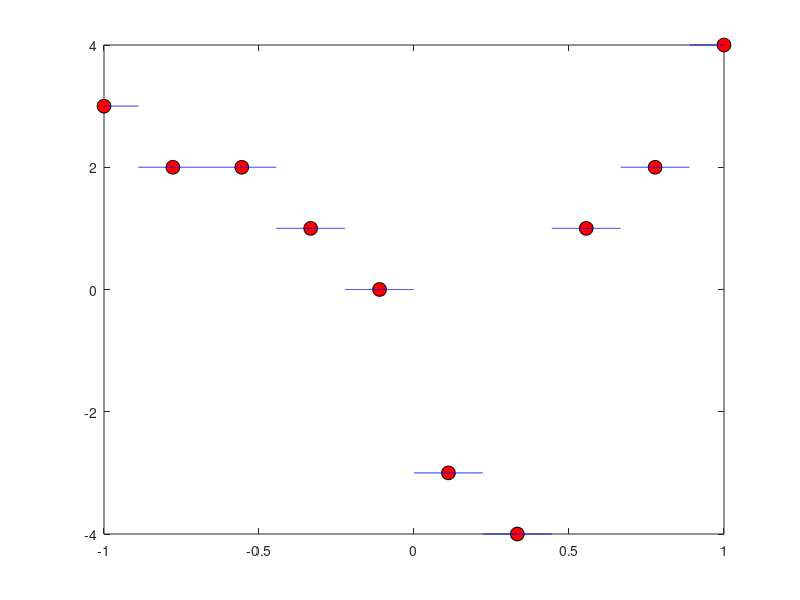

This chart was generated by the following MATLAB code:
clear all
close all
n = 10;
N = 1000;
xi= linspace(-1,1,n);
yi= [3 2 2 1 0 -3 -4 1 2 4];
plot (xi,yi,'o','MarkerSize',10,'MarkerFaceColor','r','MarkerEdgeColor','k');
hold on;

% For the first point

x1 = linspace(xi(1),xi(2),N);
x2 = (xi(1)+xi(2))/2;
for i = 1:N
    if x1(i) <= x2
        x3(i) = x1(i);
        y1(i) = yi(1);
    end
end
plot(x3,y1,'b');

% For the last point

x4 = linspace(xi(n),xi(n-1),N);
x5 = (xi(n-1)+xi(n))/2;
for i = 1:N
    if x4(i) > x5
        x6(i) = x4(i);
        y2(i) = yi(n);
    end
end
plot(x6,y2,'b');

% For intermediate points

for i = 2:n-1
    x7 = (xi(i-1)+xi(i))/2; x8 = (xi(i)+xi(i+1))/2;
    a = (x8-x7)/N;
    x9 = linspace(x7,x8-a,N);
    for j = 1:N
        y3(j) = yi(i);
    end
    plot(x9,y3,'b');
end